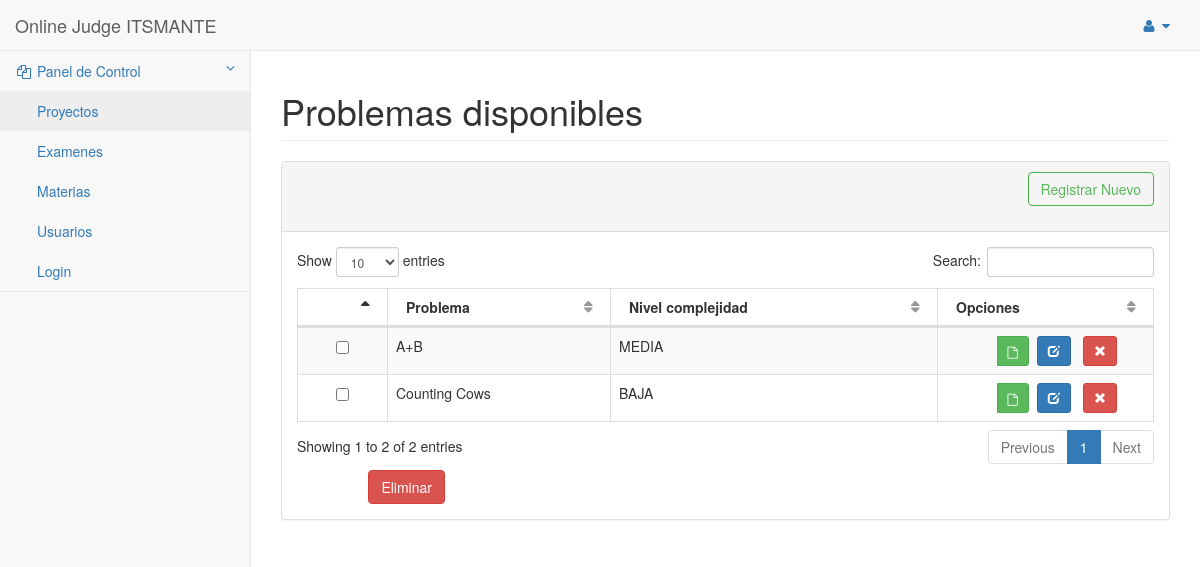
The page /pages/problemas/listar_proyecto.php on the database its author committed.
### tables this page shows
CREATE TABLE `proyecto` (
  `idproyecto` int(11) NOT NULL AUTO_INCREMENT,
  `rutaProyecto` varchar(255) NOT NULL,
  `complejidad` varchar(45) NOT NULL,
  `estado` varchar(45) NOT NULL,
  `idDocente` int(11) NOT NULL,
  `nombreProyecto` varchar(200) NOT NULL,
  PRIMARY KEY (`idproyecto`),
  KEY `idDocente_fk_idx` (`idDocente`),
  CONSTRAINT `maestro` FOREIGN KEY (`idDocente`) REFERENCES `docente` (`idUsuario`) ON DELETE NO ACTION ON UPDATE NO ACTION
);

### modelo/dbconnection.php (called while the page is built, shortened)
<?php
class DbConnection {
    private static $instance = null;
    private $mysqlInstance = null;
    public function __construct() {
        @$this->mysqlInstance = new mysqli(DB_HOST, DB_USER, DB_PASS, DB_NAME, DB_PORT);
    }
    public static function getInstance() {
        if (is_null(self::$instance) || !(self::$instance instanceof DbConnection)) {
            self::$instance = new DbConnection();
        }
        return self::$instance;
    }
    public function executeQuery($sql, $params = NULL) {
        $stmt = $this->mysqlInstance->query($sql);
        return $stmt;
    }
    public function executeSelectQuery($sql) {
        $dbResult = $this->executeQuery($sql);
        $result = [];
        if ($dbResult) {
            while ($fila = $dbResult->fetch_assoc()) {
                array_push($result, $fila);
            }
        } else {
            die("Error: " . $this->mysqlInstance->error . $this->mysqlInstance->errno);
        }
        return $result;
    }
}

### modelo/proyecto.php (called while the page is built, shortened)
<?php
include_once 'dbconnection.php';
class GestionProyecto {
    public function listarProyectos() {
        try {
            $con = DbConnection::getInstance();
            $query = 'SELECT idproyecto,rutaProyecto,complejidad,nombreProyecto '
                    . 'FROM proyecto WHERE estado=\'ACTIVO\';';
            $resultado = $con->executeSelectQuery($query, '');
            return $resultado;
        } catch (RuntimeException $ex) {
            header('Location:pages/error.html');
        }
    }
}
?>

### pages/problemas/listar_proyecto.php (the view, shortened to what this page needs)
<?php
include '../../modelo/proyecto.php';
?>
<!DOCTYPE html>
<html>
    <head>
        <link href="../../static/css/bootstrap.min.css" rel="stylesheet">
        <link href="../../static/metisMenu/dist/metisMenu.min.css" rel="stylesheet">
        <link href="../../static/DATA_TABLES/datatables-plugins/integration/bootstrap/3/dataTables.bootstrap.css" rel="stylesheet">
        <link href="../../static/DATA_TABLES/datatables-responsive/css/dataTables.responsive.css" rel="stylesheet">
        <link href="../../static/css/sb-admin-2.css" rel="stylesheet">
        <link href="../../static/css/font-awesome.min.css" rel="stylesheet" type="text/css">
    </head>
    <body>
        <div id="wrapper">
            <nav class="navbar navbar-default navbar-static-top" role="navigation" style="margin-bottom: 0">
                <div class="navbar-header">
                    <a class="navbar-brand" href="../index.html">Online Judge ITSMANTE</a>
                </div>
                <ul class="nav navbar-top-links navbar-right">
                    <li class="dropdown">
                        <a class="dropdown-toggle" data-toggle="dropdown" href="#">
                            <i class="fa fa-user fa-fw"></i>  <i class="fa fa-caret-down"></i>
                        </a>
                    </li>
                </ul>
                <div class="navbar-default sidebar" role="navigation">
                    <div class="sidebar-nav navbar-collapse">
                        <ul class="nav" id="side-menu">
                            <li class="active">
                                <a href="#"><i class="fa fa-files-o fa-fw"></i> Panel de Control<span class="fa arrow"></span></a>
                                <ul class="nav nav-second-level">
                                    <li>
                                        <a href="../problemas/listar_proyecto.php">Proyectos</a>
                                    </li>
                                    <li>
                                        <a href="../examenes/gestionarExamenes.php">Examenes</a>
                                    </li>
                                    <li>
                                        <a href="../materias/listarMateria_merce.html">Materias</a>
                                    </li>
                                    <li>
                                        <a href="../usuarios/GestionarUsuario-joosuse.html">Usuarios</a>
                                    </li>
                                    <li>
                                        <a href="../usuarios/login.html">Login</a>
                                    </li>
                                </ul>
                            </li>
                        </ul>
                    </div>
                </div>
            </nav>
            <div id="page-wrapper">
                <div class="row">
                    <div class="col-lg-12">
                        <h1 class="page-header">Problemas disponibles</h1>
                    </div>
                </div>
                <div class="row">
                    <div class="col-lg-12">
                        <div class="panel panel-default">
                            <div class="panel-heading">
                                <div class="form-group text-right">
                                    <button class="btn  btn-outline btn-success" id="delete"
                                            onclick="window.open('gp_nuevo_proyecto.php', '_self', 'false')">Registrar Nuevo</button>
                                </div>
                            </div>
                            <div class="panel-body">
                                <div class="dataTable_wrapper">
                                    <form name="eliminar" id='eliminar_proyectos' action="<?php echo $_SERVER['PHP_SELF']; ?>" method="POST">
                                        <table class="table table-striped table-bordered table-hover" id="dataTables-example">
                                            <thead>
                                                <tr>
                                                    <th></th>
                                                    <th>Problema</th>
                                                    <th>Nivel complejidad</th>
                                                    <th>Opciones</th>
                                                </tr>
                                            </thead>
                                            <tbody>
                                                <?php
                                                try {
                                                    $listarProyectos = new GestionProyecto();
                                                    $proyectos = $listarProyectos->listarProyectos();
                                                    foreach ($proyectos as $value) {
                                                        if (isset($value['idproyecto'])) {
                                                            ?>
                                                            <tr class="odd gradeX">
                                                                <td class="text-center">
                                                                    <input type="checkbox" class="checkbox "
                                                                           value="<?php echo $value['idproyecto']; ?>" name="eliminar[]"/></td>
                                                                <td><?php echo $value['nombreProyecto']; ?></td>
                                                                <td><?php echo $value['complejidad']; ?></td>
                                                                <td class="">
                                                                    <div class="row">
                                                                        <div class="toolbar text-center "  role="toolbar" >
                                                                            <div class="row col-md-offset-2 col-md-4">
                                                                                <form role="form" class="form-inline"  method="POST" action="Gestionar_Proyectos_vizualizar.php">
                                                                                    <div class="btn-group" role="group" >
                                                                                        <button type="submit"  class="btn btn-sm btn-success col-md-offset-2"
                                                                                                name="visualizar" value="<?php echo $value['rutaProyecto']; ?>"
                                                                                                onclick="window.open('Gestionar_Proyectos_vizualizar.php', '_self', 'false')">
                                                                                            <i class="glyphicon fa fa-file-o"></i>
                                                                                        </button>
                                                                                    </div>
                                                                                </form>
                                                                            </div>
                                                                            <div class="row col-md-4 ">
                                                                                <form role="form" class="form-inline"  method="POST" action="gp_modificar_proyecto.php">
                                                                                    <div class="btn-group" role="group" >
                                                                                        <button type="submit" class="btn btn-sm btn-primary col-md-offset-2" name="editar"
                                                                                                value="<?php echo $value['idproyecto']; ?>"
                                                                                                onclick="window.open('gp_modificar_proyecto.php', '_self', 'false')">
                                                                                            <i class="glyphicon glyphicon-edit"></i>
                                                                                        </button>
                                                                                    </div>
                                                                                </form>
                                                                            </div>
                                                                            <div class="row col-md-4 form-inline">
                                                                                <button  type="button" class="btn btn-sm btn-danger"  value="<?php echo ' ' . $value['idproyecto']; ?>"
                                                                                         id="btn_delete_<?php echo $value['idproyecto']; ?>" name="elimiar_pro"
                                                                                         onclick="$('#idTo').val($('#btn_delete_<?php echo $value['idproyecto']; ?>').attr('value'));
                                                                                                             $('#myModal').modal('show');">
                                                                                    <i class="glyphicon glyphicon-remove"></i>
                                                                                </button>
                                                                            </div>
                                                                        </div>
                                                                    </div>
                                                                    </div>
                                                            <?php
                                                        } else {
                                                            echo 'fail retraiving data';
                                                        }
                                                    }
                                                } catch (RuntimeException $e) {
                                                    echo '<div class="col-lg-4">
                                                        <div class="panel panel-danger">
                                                            <div class="panel-heading">
                                                                Error al conectar a la base de datos
                                                            </div>
                                                            <div class="panel-body">
                                                                <p>Lorem ipsum dolor sit amet, consectetur adipiscing elit. Vestibulum tincidunt est vitae ultrices accumsan. Aliquam ornare lacus adipiscing, posuere lectus et, fringilla augue.</p>
                                                            </div>
                                                            <div class="panel-footer">
                                                                Panel Footer
                                                            </div>
                                                        </div>
                                                    </div>';
                                                }
                                                ?>
                                    <div class="row text-left col-md-offset-1">
                                        <button class="btn btn-pinterest btn-danger"
                                                type="submit" name='eliminar-multi'>Eliminar</button>
                                    </div>
                                </div>
                            </div>
                        </div>
                    </div>
                </div>
    </body>
</html>

### static/css/sb-admin-2.css (style rules this page uses)
body { background-color: #f8f8f8; }
#wrapper { width: 100%; }
#page-wrapper { padding: 0 15px; min-height: 568px; background-color: #fff; }
@media (min-width:768px) { #page-wrapper { position: inherit; margin: 0 0 0 250px; padding: 0 30px; border-left: 1px solid #e7e7e7; } }
.navbar-top-links { margin-right: 0; }
.navbar-top-links li { display: inline-block; }
.navbar-top-links li:last-child { margin-right: 15px; }
.navbar-top-links li a { padding: 15px; min-height: 50px; }
.sidebar .sidebar-nav.navbar-collapse { padding-right: 0; padding-left: 0; }
.sidebar ul li { border-bottom: 1px solid #e7e7e7; }
.sidebar ul li a.active { background-color: #eee; }
.sidebar .arrow { float: right; }
.sidebar .fa.arrow:before { content: "\f104"; }
.sidebar .active>a>.fa.arrow:before { content: "\f107"; }
.sidebar .nav-second-level li, .sidebar .nav-third-level li { border-bottom: 0!important; }
.sidebar .nav-second-level li a { padding-left: 37px; }
@media (min-width:768px) { .sidebar { z-index: 1; position: absolute; width: 250px; margin-top: 51px; } }
.btn-outline { color: inherit; background-color: transparent; transition: all .5s; }
.btn-success.btn-outline { color: #5cb85c; }
table.dataTable thead .sorting, table.dataTable thead .sorting_asc, table.dataTable thead .sorting_desc, table.dataTable thead .sorting_asc_disabled, table.dataTable thead .sorting_desc_disabled { background: 0 0; }
table.dataTable thead .sorting_asc:after { content: "\f0de"; float: right; font-family: fontawesome; }
table.dataTable thead .sorting:after { content: "\f0dc"; float: right; font-family: fontawesome; color: rgba(50,50,50,.5); }

### rows shown on the page
proyecto: nombreProyecto "A+B", complejidad "MEDIA", $value['idproyecto'] 4 (drawn)
proyecto: nombreProyecto "Counting Cows", complejidad "BAJA", $value['idproyecto'] 5 (drawn)
